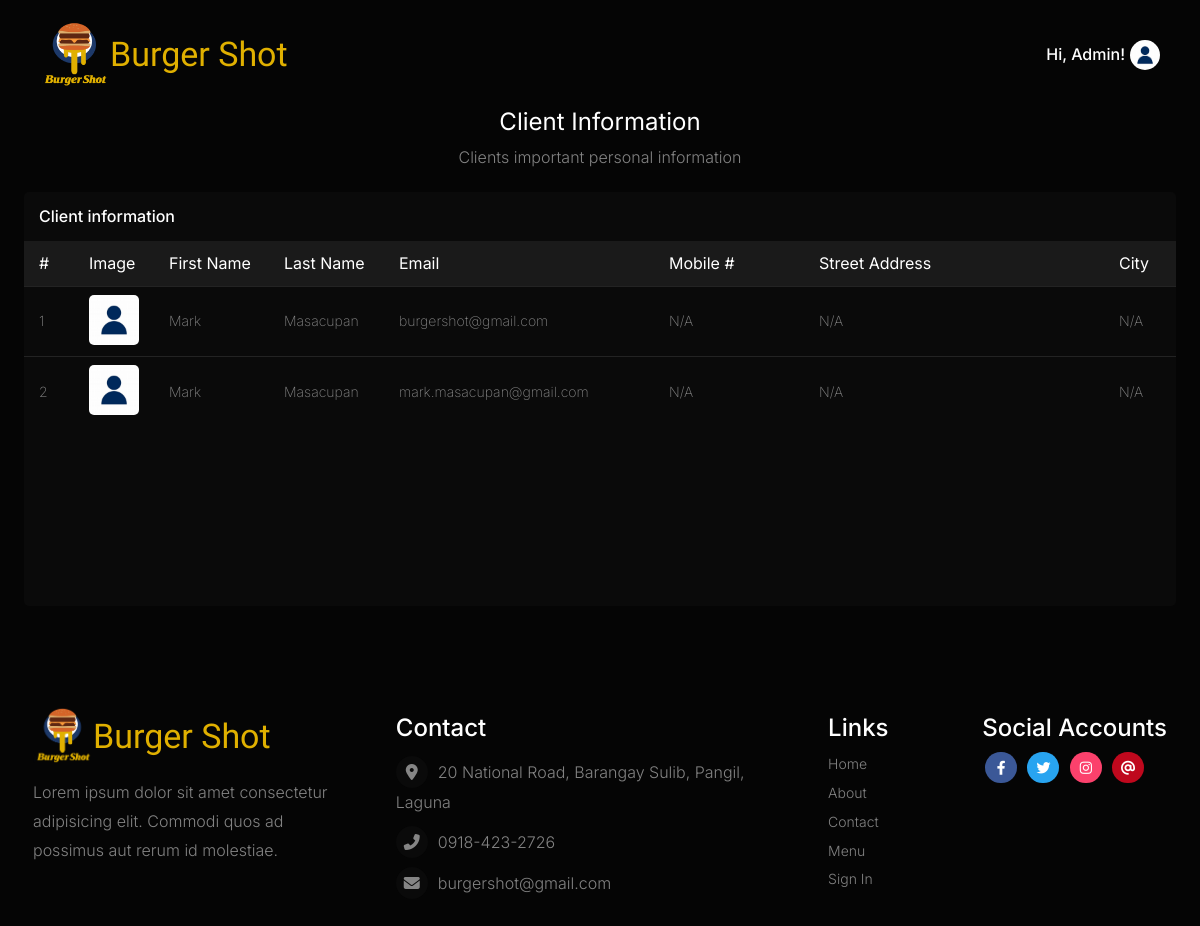
/admin_clients-info.php (signed in), run on the app's committed database.
### tables this page shows
CREATE TABLE `client_information` (
  `id` int(6) NOT NULL,
  `clientid` varchar(255) NOT NULL,
  `image` varchar(255) NOT NULL,
  `firstname` varchar(255) NOT NULL,
  `lastname` varchar(255) NOT NULL,
  `email` varchar(255) NOT NULL,
  `mobile` varchar(255) NOT NULL,
  `street address` varchar(255) NOT NULL,
  `city` varchar(255) NOT NULL,
  `barangay` varchar(255) NOT NULL
);

### admin_clients-info.php (the view, shortened to what this page needs)
<?php
    $connect = mysqli_connect("localhost", "hdtdywpk_burgershot", "NBAp76!$%", "hdtdywpk_burgershot");
    $sql_accounts = mysqli_query($connect, "SELECT * FROM client_information");
?>
<!DOCTYPE html>
<html lang="en">
<head>
    <link rel="stylesheet" href="css/admin_header.css">
    <link rel="stylesheet" href="css/admin_clients-info.css">
    <link rel="stylesheet" href="css/footer.css">
    <link rel="stylesheet" href="https://cdnjs.cloudflare.com/ajax/libs/font-awesome/6.1.1/css/all.min.css"/>
</head>
<body>
    <?php include_once 'header.php' ?>
    <main>
        <section class="section_tabular-accounts">
            <div class="container_tabular-header">
                <h1>Client Information</h1>
                <p>Clients important personal information</p>
            </div>
            <div class="container_tabular-accounts">
                <table>
                    <caption>Client information</caption>
                    <thead>
                        <tr>
                            <th class="client_number">#</th>
                            <th class="client_image">Image</th>
                            <th class="client_first-name">First Name</th>
                            <th class="client_last-name">Last Name</th>
                            <th class="client_email">Email</th>
                            <th class="client_mobile">Mobile #</th>
                            <th class="client_street-address">Street Address</th>
                            <th class="client_city">City</th>
                        </tr>
                    </thead>
                    <tbody>
                        <?php
                            while($row = mysqli_fetch_array($sql_accounts)) {
                                echo "<tr>";
                                    echo "<td>" . $row['id'] . "</td>";
                                    echo "<td><img src='profile/". $row['image'] ."' alt='Profile Image'></td>";
                                    echo "<td>" . $row['firstname'] . "</td>";
                                    echo "<td>" . $row['lastname'] . "</td>";
                                    echo "<td>" . $row['email'] . "</td>";
                                    echo "<td>" . (empty($row['mobile']) ? "N/A" : $row['mobile']) . "</td>";
                                    echo "<td>" . (empty($row['street address']) ? "N/A" : $row['street address']) . "</td>";
                                    echo "<td>" . (empty($row['city']) ? "N/A" : $row['city']) . "</td>";
                                echo "</tr>";
                            }
                        ?>
                    </tbody>
                </table>
            </div>
        </section>
    </main>
    <?php include_once 'global_footer.php' ?>
</body>
</html>

### header.php (shortened to what this page needs)
<?php
    if(empty($_SESSION["email"])){
        include_once "global_header.php";
    } else {
        if($_SESSION["type"] == "admin") {
            include_once "admin_header.php";
        } else {
            include_once "client_header.php";
        }
    }
?>

### admin_header.php (shortened to what this page needs)
<header class="header_burgershot">
    <nav class="navigation_burgershot">
        <div class="navigation_logo">
            <img src="images/logo/burger-logo.png" alt="Burger Shot Logo">
            <h1 class="restaurant-name">Burger Shot</h1>
        </div>
        <div class="navigation_right">
            <div class="navigation_profile">
                <p>Hi, Admin!</p>
                <img src="profile/admin.jpg" alt="Profile" id="img-profile">
            </div>
        </div>
    </nav>
</header>

### global_footer.php (shortened to what this page needs)
<footer class="footer_burgershot">
    <section class="section_footer-description">
        <div class="footer_logo">
            <img src="images/logo/burger-logo.png" alt="">
            <h1 class="restaurant-name"> Burger Shot</h1>
        </div>
        <p>Lorem ipsum dolor sit amet consectetur adipisicing elit. Commodi quos ad possimus aut rerum id molestiae.</p>
    </section>
    <section class="section_footer-contact">
        <h1>Contact</h1>
        <p><span><i class="fa-solid fa-location-dot"></i></span>20 National Road, Barangay Sulib, Pangil, Laguna</p>
        <p><span><i class="fa-solid fa-phone-flip"></i></span>0918-423-2726</p>
        <p><span><i class="fa-solid fa-envelope"></i></span>burgershot@gmail.com</p>
    </section>
    <section class="section_footer-links">
        <h1>Links</h1>
        <ul>
            <li><a href="home.php">Home</a></li>
            <li><a href="about.php">About</a></li>
            <li><a href="contact.php">Contact</a></li>
            <li><a href="menu.php">Menu</a></li>
            <li><a href="sigin.php">Sign In</a></li>
        </ul>
    </section>
    <section class="section_footer-accounts">
        <h1>Social Accounts</h1>
        <ul>
            <li><a href="https://www.facebook.com/profile.php?id=100084917840029" aria-label="Redirect to Mark Jigger Masacupan facebook account"><i class="fa-brands fa-facebook-f"></i></a></li>
            <li><a href="https://www.facebook.com/profile.php?id=100084917840029" aria-label="Redirect to Mark Jigger Masacupan facebook account"><i class="fa-brands fa-twitter"></i></a></li>
            <li><a href="https://www.facebook.com/profile.php?id=100084917840029" aria-label="Redirect to Mark Jigger Masacupan facebook account"><i class="fa-brands fa-instagram"></i></a></li>
            <li><a href="https://www.facebook.com/profile.php?id=100084917840029" aria-label="Redirect to Mark Jigger Masacupan facebook account"><i class="fa-solid fa-at"></i></a></li>
        </ul>
    </section>
</footer>

### css/admin_header.css (style rules this page uses)
:root { --primary-dark: hsl(0, 0%, 2%); --secondary-dark: hsl(0, 0%, 4%); --tertiary-dark: hsla(0, 0%, 3%, .9); --primary-light: hsl(0, 0%, 100%); --secondary-light: hsl(0, 0%, 100%, .5); --tertiary-light: hsl(0, 0%, 100%, .1); --gray: hsl(0, 0%, 8%); --table-head: hsl(0, 0%, 10%); --blue: hsl(230, 100%, 67%); --green: hsl(138, 51%, 55%); --yellow: hsl(47, 100%, 44%); --yellow-lighten: hsl(47, 100%, 54%); --danger-light: hsl(349, 80%, 54%); --danger: hsl(349, 100%, 54%); --twitter-light: hsl(203, 87%, 65%); --twitter: hsl(203, 87%, 55%); --facebook-light: hsl(221, 44%, 51%); --facebook: hsl(221, 44%, 41%); --instagram-light: hsl(346, 96%, 72%); --instagram: hsl(346, 96%, 62%); --email-light: hsl(353, 92%, 49%); --email: hsl(353, 92%, 39%); }
* { margin: 0; padding: 0; -webkit-box-sizing: border-box; box-sizing: border-box; color: var(--primary-light); font-family: 'Inter', 'Helvetica Neue', Arial, Helvetica, sans-serif; line-height: 1.8; font-weight: 500; }
body { position: relative; background: var(--primary-dark); overflow-x: hidden; }
body header.header_burgershot { width: 100%; position: fixed; top: 0; left: 50%; -webkit-transform: translateX(-50%); transform: translateX(-50%); padding: 20px 40px; background-color: transparent; -webkit-transition: all 350ms ease-in-out; transition: all 350ms ease-in-out; z-index: 1; }
body header.header_burgershot nav.navigation_burgershot { margin: auto; max-width: 1350px; width: 100%; display: -webkit-box; display: -ms-flexbox; display: flex; -webkit-box-align: center; -ms-flex-align: center; align-items: center; -webkit-box-pack: justify; -ms-flex-pack: justify; justify-content: space-between; }
body header.header_burgershot nav.navigation_burgershot div.navigation_logo { display: -webkit-box; display: -ms-flexbox; display: flex; -webkit-box-align: center; -ms-flex-align: center; align-items: center; }
body header.header_burgershot nav.navigation_burgershot div.navigation_logo img { max-width: 70px; width: 100%; }
body header.header_burgershot nav.navigation_burgershot div.navigation_logo h1.restaurant-name { margin-bottom: 2px; font-family: 'Grenze Gotisch'; font-size: 34px; color: var(--yellow); line-height: 1; }
body header.header_burgershot nav.navigation_burgershot div.navigation_right { width: -webkit-max-content; width: -moz-max-content; width: max-content; display: -webkit-box; display: -ms-flexbox; display: flex; }
body header.header_burgershot nav.navigation_burgershot div.navigation_right div.navigation_profile { position: relative; display: -webkit-box; display: -ms-flexbox; display: flex; gap: 5px; }
body header.header_burgershot nav.navigation_burgershot div.navigation_right div.navigation_profile img { height: 30px; width: 30px; border-radius: 50%; cursor: pointer; }

### data on the page
client_information: id "1", image (placeholder picture), firstname "Mark", lastname "Masacupan", email "burgershot@gmail.com", mobile "N/A", street address "N/A", city "N/A"
client_information: id "2", image (placeholder picture), firstname "Mark", lastname "Masacupan", email "mark.masacupan@gmail.com", mobile "N/A", street address "N/A", city "N/A"
